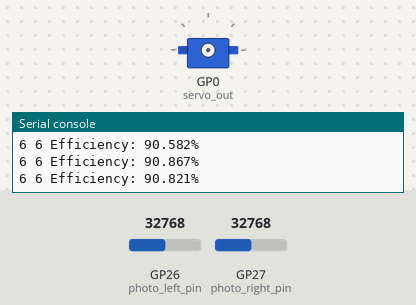
Bench run of a program on a simulated Raspberry Pi Pico running MicroPython. Shown: servo, the last lines printed to the serial console. The test bench sets the inputs (shaded band); at power-on: GP26 (photo_left_pin) = 32768, GP27 (photo_right_pin) = 32768 (analog values on the 0–65535 scale). Random numbers come from a fixed seed; servo angles are drawn from the pulse width (0.5 ms = 0°, 2.5 ms = 180°).

Above: at 1.2 s.
1.3 s: GP26 (photo_left_pin) set to 34032
2.8 s: GP26 (photo_left_pin) set to 35776
At 3.4 s:
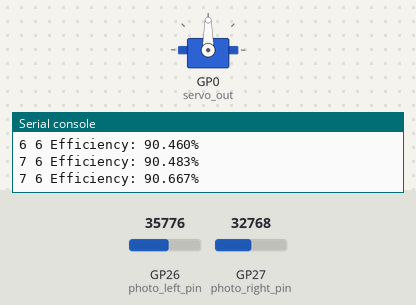
5.8 s: GP27 (photo_right_pin) set to 34368
8.8 s: GP27 (photo_right_pin) set to 35504
10.3 s: GP26 (photo_left_pin) set to 32767
At 10.9 s:
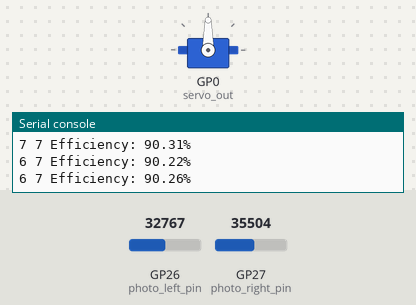
Timing chart, 0 to 14.3 s (numbered marks = the images above; inputs shaded):
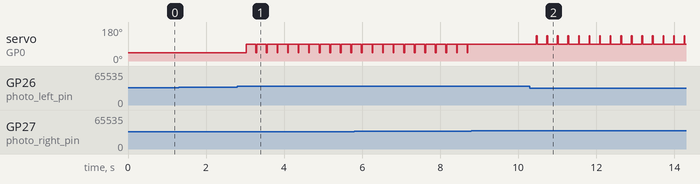

The program:

draft1.py
```python
#imports
import machine
from machine import Pin, PWM
import time

#global variables
photo_left_pin = machine.ADC(26) #photoresistors quantify brightness
photo_right_pin = machine.ADC(27)
servo_out = PWM(Pin(0))
servo_out.freq(50)
typical_eff_percent = 90
current_efficiency = 0
potential_efficiency = 999

#functions
"""Photoresistor functions"""
def downstep(photo_pin): #scales down photoresistor output
    #print(photo_pin)
    return photo_pin // 5000

def balance(left: int, right:int): #determines which side receives more light
    diff = right - left
    if diff < 0:
        return "L"
    elif diff > 0:
        return "R"
    else:
        return "C"

"""servo functions"""
def set_servo(mode: int): #sets the mode of the servo
    global current_efficiency
    global photo_left_pin
    global photo_right_pin

    servo_out.duty_u16(mode)

"""light intensity calculation"""
from random import randint
def spinner(x): #determines how to spin the servo
    forward = 6553
    stop = 4915
    reverse = 3277

    if x == "R":
        set_servo(forward)
        time.sleep_ms(20)
        set_servo(stop)
    elif x == "L":
        set_servo(reverse)
        time.sleep_ms(20)
        set_servo(stop)
    else:
        pass

def efficiency():
    global typical_eff_percent, current_efficiency, potential_efficiency
    return f"Efficiency: {typical_eff_percent}.{randint(current_efficiency, potential_efficiency)}%"

#main
while True:
    time.sleep(0.25)

    left_raw = photo_left_pin.read_u16()
    right_raw = photo_right_pin.read_u16()

    left_real = downstep(left_raw)
    right_real = downstep(right_raw)

    print(left_real, right_real, efficiency())
    spinner(balance(left_real, right_real))
```

Measured:
- the behaviour switches between 34992 and 35008 on GP26 (photo_left_pin) (found by bisection; images 0 and 1)
- after the input at 2.8 s, servo on GP0 (servo_out): alternates 90° for 0.25 s and 45° for 0.02 s, starting after 0.23 s
- after the input at 10.3 s, servo on GP0 (servo_out): alternates 135° for 0.02 s and 90° for 0.25 s, starting after 0.16 s
